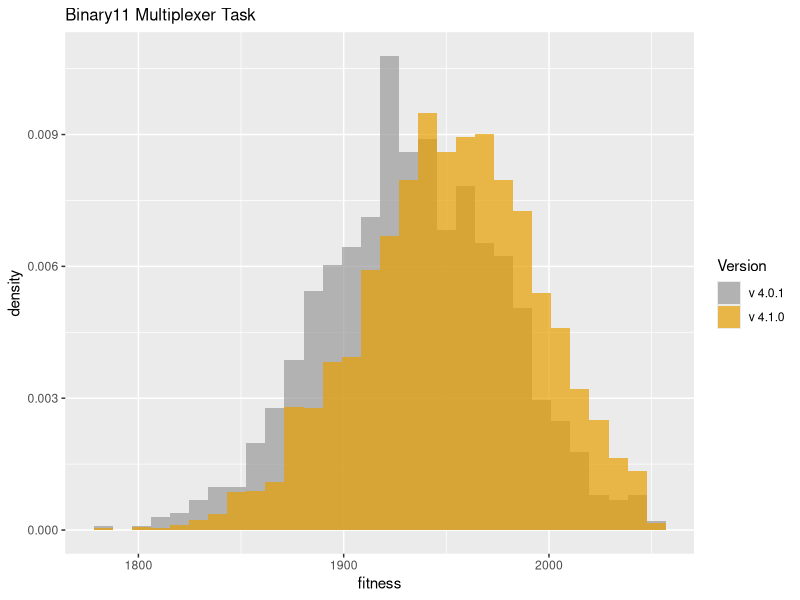
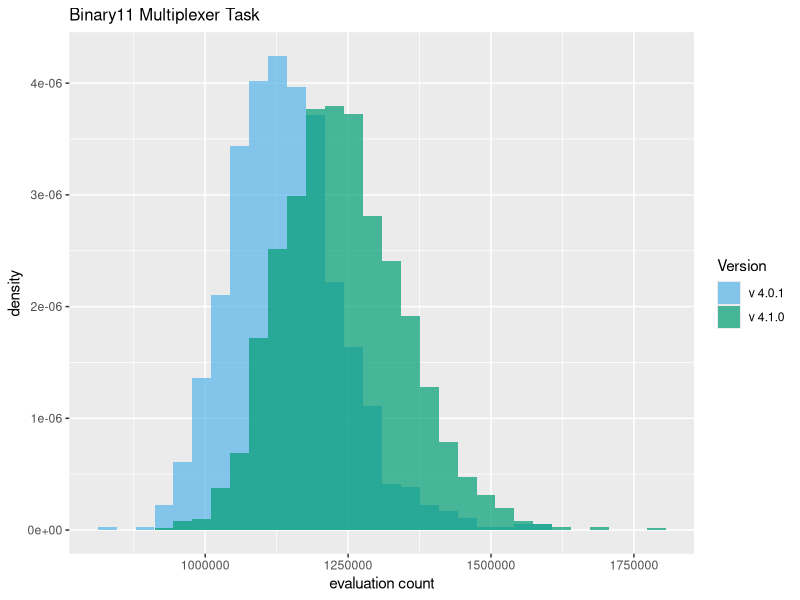
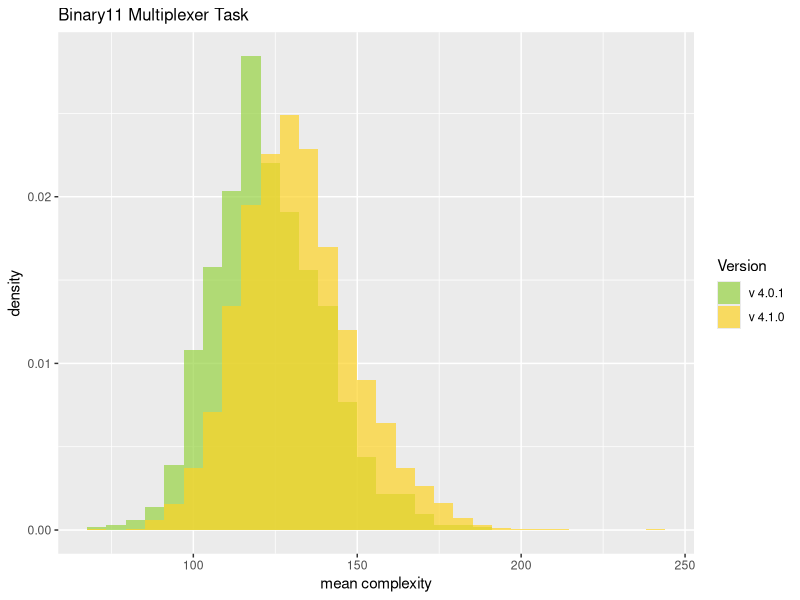

Reproduce these figures in R, in order.
library("ggplot2")
setwd("D:/home/websites/sharpneat-web/public/releases/sharpneat-4-1-0")

# A colourblind friendly palette.
cbPalette <- c("#999999", "#E69F00", "#56B4E9", "#009E73", "#F0E442", "#0072B2", "#D55E00", "#CC79A7")
cbPaletteB <- c("#56B4E9", "#009E73", "#F0E442", "#0072B2", "#D55E00", "#CC79A7", "#999999", "#E69F00")
cbPaletteC <- c("#97d343", "#fed325")

# Load two data frames
dat1 <- read.table("binary11-samples-v4_0_1.csv", sep=",", head=TRUE)
dat2 <- read.table("binary11-samples-v4_1_0.csv", sep=",", head=TRUE)

# Combine the two dataframes into one.
# First create a new column in each.
dat1$ver <- 'v401'
dat2$ver <- 'v410'

# and combine into a new data frame.
dat <- rbind(dat1, dat2)

# Function to create and save a plot
createAndSavePlot <- function(data, aesMapping, fillPalette, fileName, xlab) {
  p <- ggplot(data, aes_string(aesMapping, fill = "ver")) + 
    geom_histogram(alpha = 0.7, aes(y = ..density..), position = 'identity') +
    scale_fill_manual(values=fillPalette, name='Version', labels=c('v 4.0.1','v 4.1.0')) +
    labs(x=xlab) + 
    ggtitle("Binary11 Multiplexer Task") +
    theme(plot.title = element_text(size = 12))
  
  ggsave(filename=fileName, plot=p, height=4, width=8, units="in", dpi=100)
}

# Create and save plots
createAndSavePlot(dat, 'bestfitness', cbPalette, "binary11-bestfitness-v401-v410-hist.png", 'fitness')
createAndSavePlot(dat, 'evalcount', cbPaletteB, "binary11-evalcount-v401-v410-hist.png", 'evaluation count')
createAndSavePlot(dat, 'meancomplexity', cbPaletteC, "binary11-meancomplexity-v401-v410-hist.png", 'mean complexity')
